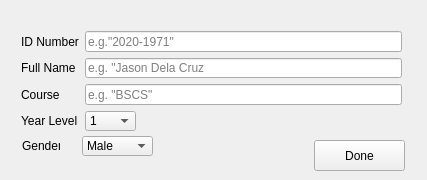
<?xml version="1.0" encoding="UTF-8"?>
<ui version="4.0">
 <class>ADDSTUDENTWINDOW</class>
 <widget class="QMainWindow" name="ADDSTUDENTWINDOW">
  <property name="geometry">
   <rect>
    <x>0</x>
    <y>0</y>
    <width>427</width>
    <height>180</height>
   </rect>
  </property>
  <property name="minimumSize">
   <size>
    <width>427</width>
    <height>180</height>
   </size>
  </property>
  <property name="maximumSize">
   <size>
    <width>427</width>
    <height>180</height>
   </size>
  </property>
  <property name="font">
   <font>
    <family>Segoe UI</family>
   </font>
  </property>
  <property name="windowTitle">
   <string>Edit Student Form</string>
  </property>
  <widget class="QWidget" name="centralwidget">
   <widget class="QLabel" name="genderLabel">
    <property name="geometry">
     <rect>
      <x>22</x>
      <y>138</y>
      <width>38</width>
      <height>16</height>
     </rect>
    </property>
    <property name="text">
     <string>Gender</string>
    </property>
   </widget>
   <widget class="QComboBox" name="genderField">
    <property name="geometry">
     <rect>
      <x>82</x>
      <y>136</y>
      <width>71</width>
      <height>20</height>
     </rect>
    </property>
    <item>
     <property name="text">
      <string>Male</string>
     </property>
    </item>
    <item>
     <property name="text">
      <string>Female</string>
     </property>
    </item>
    <item>
     <property name="text">
      <string>Others</string>
     </property>
    </item>
   </widget>
   <widget class="QPushButton" name="doneEdit">
    <property name="geometry">
     <rect>
      <x>314</x>
      <y>140</y>
      <width>91</width>
      <height>31</height>
     </rect>
    </property>
    <property name="text">
     <string>Done</string>
    </property>
   </widget>
   <widget class="QWidget" name="">
    <property name="geometry">
     <rect>
      <x>21</x>
      <y>31</y>
      <width>381</width>
      <height>100</height>
     </rect>
    </property>
    <layout class="QGridLayout" name="gridLayout">
     <item row="0" column="0">
      <widget class="QLabel" name="idLabel">
       <property name="text">
        <string>ID Number</string>
       </property>
      </widget>
     </item>
     <item row="0" column="1">
      <widget class="QLineEdit" name="idField">
       <property name="placeholderText">
        <string>e.g.&quot;2020-1971&quot;</string>
       </property>
      </widget>
     </item>
     <item row="1" column="0">
      <widget class="QLabel" name="nameLabel">
       <property name="text">
        <string>Full Name</string>
       </property>
      </widget>
     </item>
     <item row="1" column="1">
      <widget class="QLineEdit" name="nameField">
       <property name="placeholderText">
        <string>e.g. &quot;Jason Dela Cruz</string>
       </property>
      </widget>
     </item>
     <item row="2" column="0">
      <widget class="QLabel" name="courseLabel">
       <property name="text">
        <string>Course</string>
       </property>
      </widget>
     </item>
     <item row="2" column="1">
      <widget class="QLineEdit" name="courseField">
       <property name="placeholderText">
        <string>e.g. &quot;BSCS&quot;</string>
       </property>
      </widget>
     </item>
     <item row="3" column="0">
      <widget class="QLabel" name="yearLabel">
       <property name="text">
        <string>Year Level</string>
       </property>
      </widget>
     </item>
     <item row="3" column="1">
      <widget class="QComboBox" name="yearField">
       <property name="minimumSize">
        <size>
         <width>51</width>
         <height>0</height>
        </size>
       </property>
       <property name="maximumSize">
        <size>
         <width>51</width>
         <height>16777215</height>
        </size>
       </property>
       <item>
        <property name="text">
         <string>1</string>
        </property>
       </item>
       <item>
        <property name="text">
         <string>2</string>
        </property>
       </item>
       <item>
        <property name="text">
         <string>3</string>
        </property>
       </item>
       <item>
        <property name="text">
         <string>4</string>
        </property>
       </item>
       <item>
        <property name="text">
         <string>5</string>
        </property>
       </item>
      </widget>
     </item>
    </layout>
   </widget>
  </widget>
 </widget>
 <tabstops>
  <tabstop>idField</tabstop>
  <tabstop>nameField</tabstop>
  <tabstop>courseField</tabstop>
  <tabstop>genderField</tabstop>
  <tabstop>doneEdit</tabstop>
 </tabstops>
 <resources/>
 <connections/>
</ui>
